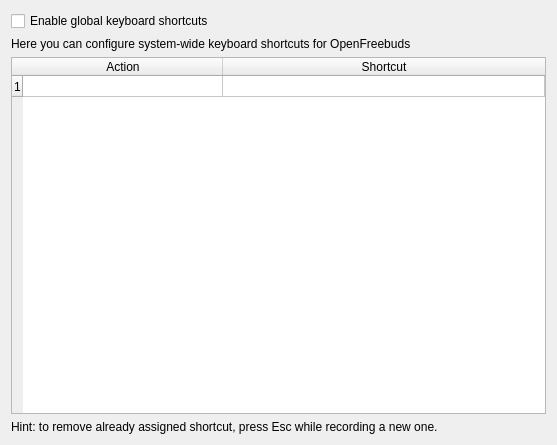
<?xml version="1.0" encoding="UTF-8"?>
<ui version="4.0">
 <class>OfbQtHotkeysModule</class>
 <widget class="QWidget" name="OfbQtHotkeysModule">
  <property name="geometry">
   <rect>
    <x>0</x>
    <y>0</y>
    <width>557</width>
    <height>445</height>
   </rect>
  </property>
  <property name="windowTitle">
   <string notr="true">Hotkeys…</string>
  </property>
  <layout class="QVBoxLayout" name="verticalLayout">
   <item>
    <widget class="QCheckBox" name="shortcuts_toggle">
     <property name="text">
      <string>Enable global keyboard shortcuts</string>
     </property>
    </widget>
   </item>
   <item>
    <widget class="QLabel" name="label">
     <property name="sizePolicy">
      <sizepolicy hsizetype="Preferred" vsizetype="Fixed">
       <horstretch>0</horstretch>
       <verstretch>0</verstretch>
      </sizepolicy>
     </property>
     <property name="text">
      <string>Here you can configure system-wide keyboard shortcuts for OpenFreebuds</string>
     </property>
    </widget>
   </item>
   <item>
    <widget class="QTableWidget" name="table">
     <property name="editTriggers">
      <set>QAbstractItemView::NoEditTriggers</set>
     </property>
     <attribute name="horizontalHeaderDefaultSectionSize">
      <number>200</number>
     </attribute>
     <attribute name="horizontalHeaderStretchLastSection">
      <bool>true</bool>
     </attribute>
     <attribute name="verticalHeaderDefaultSectionSize">
      <number>21</number>
     </attribute>
     <row/>
     <column>
      <property name="text">
       <string>Action</string>
      </property>
     </column>
     <column>
      <property name="text">
       <string>Shortcut</string>
      </property>
     </column>
    </widget>
   </item>
   <item>
    <widget class="QLabel" name="label_2">
     <property name="text">
      <string>Hint: to remove already assigned shortcut, press Esc while recording a new one.</string>
     </property>
    </widget>
   </item>
  </layout>
 </widget>
 <resources/>
 <connections>
  <connection>
   <sender>table</sender>
   <signal>cellClicked(int,int)</signal>
   <receiver>OfbQtHotkeysModule</receiver>
   <slot>on_edit_shortcut(int,int)</slot>
   <hints>
    <hint type="sourcelabel">
     <x>278</x>
     <y>248</y>
    </hint>
    <hint type="destinationlabel">
     <x>278</x>
     <y>222</y>
    </hint>
   </hints>
  </connection>
  <connection>
   <sender>shortcuts_toggle</sender>
   <signal>toggled(bool)</signal>
   <receiver>OfbQtHotkeysModule</receiver>
   <slot>on_toggle_enabled(bool)</slot>
   <hints>
    <hint type="sourcelabel">
     <x>278</x>
     <y>20</y>
    </hint>
    <hint type="destinationlabel">
     <x>278</x>
     <y>222</y>
    </hint>
   </hints>
  </connection>
 </connections>
 <slots>
  <slot>on_edit_shortcut(int,int)</slot>
  <slot>on_toggle_enabled(bool)</slot>
 </slots>
</ui>
